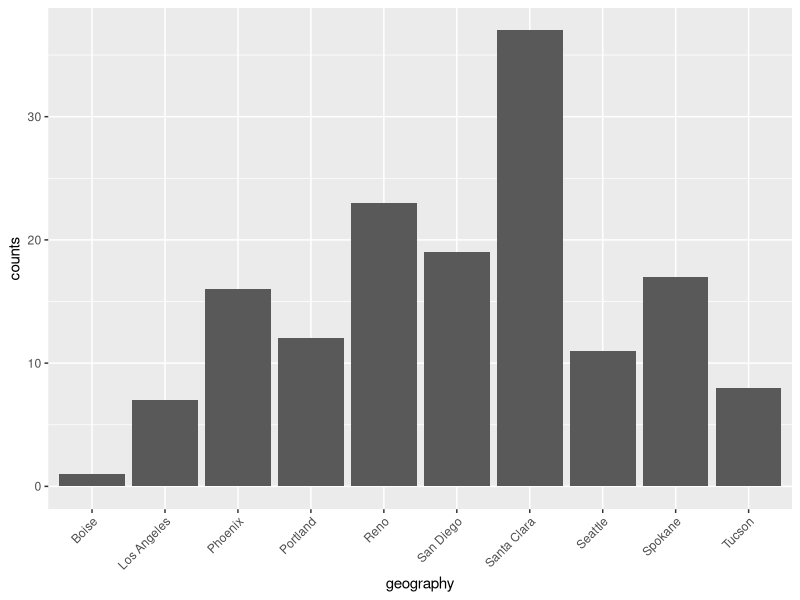
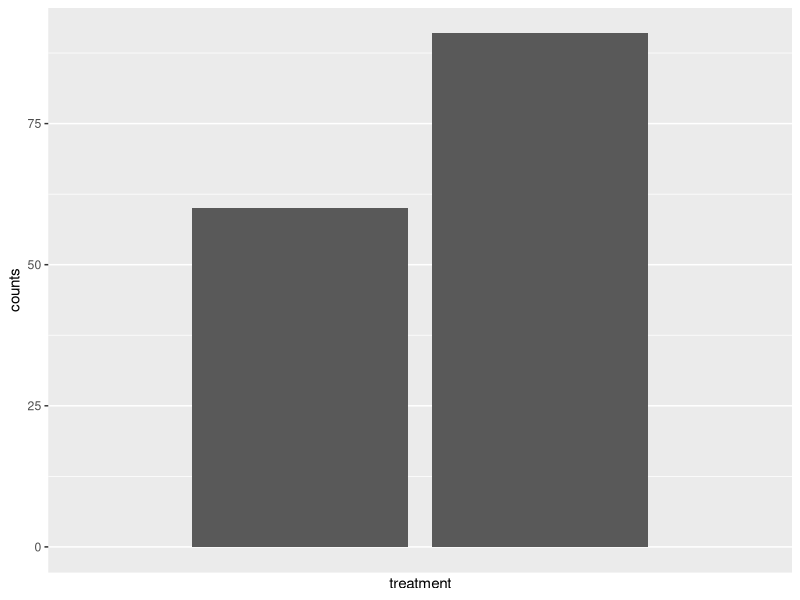

Write the R code that produced these figures, in order. (Note: this script raises an error after producing the figures.)
## ---- chunk 1
library(data.table)
library(ggplot2)
library(ggpubr)
library(reshape2)
knitr::opts_chunk$set(echo = TRUE)
## ---- chunk 2
setwd('~/Desktop/W241/w241-final-project')
d <- fread('ad_response.csv')
head(d)

robust_se <- function(mod, type = 'HC3') { 
  sqrt(diag(vcovHC(mod, type)))
}

cluster_se <- function(mod) {
  coef(summary(mod, cluster=c("cluster_id")))[, 2]
}
## ---- chunk 3
# what is the size of the data set we're analyzing
dim(d)

# how many unique locations we've
unique(d$geography)
length(unique(d$geography))

# call out the time period of the AD run
start_date <- min(d$date_time)
end_date <- max(d$date_time)
as.Date(as.POSIXct(start_date, origin="1970-01-01"))
as.Date(as.POSIXct(end_date, origin="1970-01-01"))

# number of records in treatment Vs control
d[ , .(counts=.N), by=treatment]

# number of records by location
ggplot(d[ , .(counts=.N), by=geography], aes(x=geography, y=counts)) + 
  geom_bar(stat="identity") +
  scale_x_discrete(guide=guide_axis(angle=45))

# total number of responses based on control and treatment
ggplot(d[ , .(counts=.N), by=treatment] , aes(x = treatment, y =counts)) +
  geom_bar(stat = "identity")  +
  scale_x_discrete(guide = guide_axis(angle = 45))


## ---- chunk 4
#ggbox plot for different cities
#ggboxplot(, x = geography, y = interest_level)
ggplot(data = melt(d, id.vars = 9), aes(x=geography, y= interest_level)) + 
  geom_boxplot(aes(fill=geography))
## ---- chunk 5
#store values of total control and total treatment values
total_control = d[ treatment==0, interest_level]
total_treatment = d[ treatment==1, interest_level]
#Perform two sample unpaired t-test
#Null hypothesis: the averages of the treatment and control are equal, alternative is they are not equal
t.test(total_control, total_treatment, alternative = 'two.sided', var.equal = FALSE)
